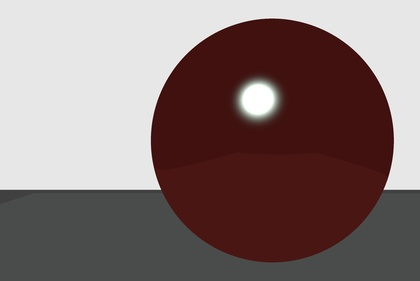
%> input picture Other/ExtraFunctionalities/LightRecovering/lightPoint2/Azimuth_-18.000000_Inclination_54.000000_x_-15.000000_y_46.165253_z_-35.267115.jpg, 420 x 281 px, shrunk from 2992 x 2000 before the run; its folder holds only this picture in this run
$ octave --eval "result = evaluateImages;"   (GNU Octave 9; MATLAB toolbox functions it lacks are replaced by stand-ins)
%> lines starting %> are read from the running program, lines starting %| are printed output that depends on the picture; in (x1, y1, x2, y2) boxes, pixels count from 0 and x2, y2 are one past the last pixel; in counts of white or black regions, pixels touching at a corner belong together; the program's own positions count from 1
### Other/ExtraFunctionalities/LightRecovering/borrar.m
function [c,r,l] = borrar(ball,varargin)

a= imfill(uint8(ball(:,:,1)>60&ball(:,:,2)<60));
a=bwlabel(a);
a(a>1)=0;
b= regionprops(a,{'centroid','boundingBox'});
c=b.Centroid;
r=sum(b.BoundingBox(3:4))/4; %+ 21
if(~isempty(varargin))
    if(strcmp(varargin{1},'radii') && length(varargin)==2)
        r= r+varargin{2};
    end
end

a= uint8(~(ball(:,:,1)>60&ball(:,:,2)<60));
b=bwlabel(a);
b(b==1)=0;

% [6 lines of commented-out code are left out]

l= regionprops(b,{'Area'});
[~,i]=max([l.Area]);
llum=ball(:,:,2).*uint8(b==i);
[x,y]=ind2sub(size(ball(:,:,2)),find(double(ball(:,:,2)==max(llum(:)))));
l=[mean(y) mean(x)];

if(~isempty(varargin))
    if(strcmp(varargin{1},'highlight_y') && length(varargin)==2)
        l=[mean(y) mean(x)+varargin{2}];
    elseif(strcmp(varargin{1},'highlight_x') && length(varargin)==2)
        l=[mean(y)+varargin{2} mean(x)];
    end
end

### Other/ExtraFunctionalities/LightRecovering/lightDirections.m
function [worldVectors, err] = lightDirections(image, calibrationParam,cameraNumber,varargin)
% lightDirections Function to get the light directions from a sphere. This
% function is able to detect highlight points in a sphere, and returns its
% direction in a world Coordinate system.
%
% Author: Victor Moyano
% Date: 11/07/2016

%WORKFLOW:
%  0. PreJob: Calibrate camera to obtain intrinsic and extrinsic parameters.
%
%  1. Get light directions in Camera Coordinate System:
%   1.1. Find sphere center, and sphere radii at the 2D image taken. (Done automatically or manually)
%   1.2. Detect highlight points in 2D image.(Done automatically).
%   1.3. Fit the sphere in to a conic matrix, in order to be able to do the
%   maths for finding sphereCenter. As said, in order to do this, we need
%   to know intrinsic parameters of the camera.
%   1.4. For each light detected in the image, cast the 2D point in to a ray
%   in Camera coordinate, going from optical center in to the sphere.
%   1.5. Knowing the real sphere radii and the real sphere center position, we can find
%   the point where the ray intersects the surface of the sphere. If we
%   find this point, we can do some easy geometry to extract light
%   directions.
%
%  2. Transform light directions from Camera Coordinate System in to World
%Coordinate System. The only tricky part in this point is to be sure camera
%axis matches with the rotation Matrices obtained when calibrating the Images.
%If the axis doesn't match, you need to rotate from one (or two, if
%unlucky), to make the axis equal.
    %addpath('../Nikon')

    %first we need to calculate the intrinsic camera calibration matrix.
    %This is used to cast rays from camera Coordinates in to World
    %Coordinates. This matrix usually has the following form:
    %[f/widthPerPixel 0 imageCenter_x]
    %[0 f/heightPerPixel imageCenter_y]
    %[0 0 1]
    %where f is focal length, widthPerPixel is the distance (horizontal)
    %occuped by each pixel in the camera film, and the imageCenter_x is
    %the center of the image.

    focalLength= 35;
    if(length(varargin)>5)
        if(strcmp(varargin{5},'radii') || strcmp(varargin{5},'highlight_x') || strcmp(varargin{5},'highlight_y'))
            [c,r,l]= borrar(image,varargin{5},varargin{6});
        else
            error('Error in the inputs entered.');
        end
    else
        [c,r,l] = borrar(image);
    end


    height_cameraFilm= 15.6; %in mm
    width_cameraFilm= 23.5; %in mm
    height= size(image,1);
    width = size(image,2);
    heightPerPixel= height/height_cameraFilm;
    widthPerPixel = width/width_cameraFilm;

    %Now we should get the sphere center and the radius

    if(~strcmp(varargin{4},'Background'))
       f= figure();
       imshow(image);
       hold on
    end

    %Find the sphere to a cercle, by least square method:

%     disp('Click some points in the sphere Boundary: ');
%     [sphereX, sphereY]= getpts(gcf);
%      [sphereCenter_x, sphereCenter_y,sphereRadiiPixels]= fitCircle(sphereX,sphereY)
%

    sphereCenter_x= round(c(1));
    sphereCenter_y= round(c(2));
    sphereRadiiPixels= r;

    %plot cercle found
    plotCircle(sphereCenter_x, sphereCenter_y, sphereRadiiPixels);


    %set K to the value calculated experimentally
    if(isempty(calibrationParam))
        %calculate K theoretically, to compare with experimental:

        %Ktheoric= [focalLength/widthPerPixel 0  width/2; 0 focalLength/heightPerPixel height/2; 0 0 1]
        Ktheoric= [focalLength*widthPerPixel 0  width/2; 0 focalLength*heightPerPixel height/2; 0 0 1];
        K= Ktheoric;
    else
        K= calibrationParam.IntrinsicMatrix';
    end


    %---------------DETECT AND PROCESS HIGHLIGHT POINTS--------------------
    %%detect highlight points. It could be done either automatically or
    %%manually.
    if( length(varargin) == 0 || (strcmp(varargin{1},'Auto')))
        highlights_x= l(1);
        highlights_y= l(2);
        plot(highlights_x,highlights_y,'x');

    elseif(strcmp(varargin{1},'Manual'))
        [highlights_x,highlights_y]= getpts();
        highlights_x= highlights_x';
        highlights_y= highlights_y';

    elseif(strcmp(varargin{1},'Full'))
        disp('Select the points defining the area to study: ');
        [pointsX, pointsY]= getpts(gcf);
        init_x= pointsX(1);
        init_y= pointsY(1);
        end_x= pointsX(2);
        end_y= pointsY(2);

        %plot(init_x,init_y,'x');
        step = 7;

        highlights_x= [];
        highlights_y= [];

        for i=init_x:step:end_x
            for j= init_y:step:end_y
                if((i-sphereCenter_x)^2+(j-sphereCenter_y)^2 < sphereRadiiPixels^2)
                    highlights_x= [highlights_x i];
                    highlights_y= [highlights_y j];
                    plot(i,j,'x');
                end

            end
            drawnow
        end

    end
    if(~strcmp(varargin{4},'Background') || isempty(varargin{4}))
        hold off
    end

    %sort the highlight points in increasing x (first the lights in the
    %left of the image). This is done for being able to relate lights in
    %the image with the directions calculated later on.
    highlightPoints = [highlights_x; highlights_y];


    %plot(l(1),l(2),'c*');
    [~, order] = sort(highlightPoints(1,:));
    highlightPoints = highlightPoints(:,order);


    %now, we need to know conic matrices corresponding to
    %the sphere. The ellipse equation has the form= Ax^2+Bxy+Cy^2+Dx+Ey+F=0
    %And the conic matrix is:
    %[ A   B/2  D/2 ]
    %[ B/2  C   E/2 ]
    %[ D/2 E/2   F  ]
    %a center at point (h,k) satisfies the following => (x-h)^2 + (y-k)^2 = r^2
    %which corresponds to a generall ellipse equation with
    %parameters: A=1, B= 0, C=1, D=-2h, E= -2k, F= h^2+k^2-r^2
    %so general matrix is:
    conic = [1 0 -sphereCenter_x; 0 1 -sphereCenter_y;
    -sphereCenter_x -sphereCenter_y sphereCenter_x^2+sphereCenter_y^2-sphereRadiiPixels^2];

    %we need real sphere Radii to calculate normal vector (surface vector
    %of the sphere), and the distance to the sphere
    realSphereRadii= varargin{3}; %in mm

    %and now we can do the maths to find the sphere Center. Note that in
    %this step we only use intrinsic matrix. The step of finding sphere
    %Center can be done in a lot of diferent ways.
    conic_normalized = transpose(K)*conic*K;
    [eigenvectors, eigvalues]= eig(conic_normalized);
    a= (eigvalues(3,3)+eigvalues(2,2))/2;
    r = sqrt(-eigvalues(1,1)/a);
    d = realSphereRadii*(sqrt(1+r^2))/r;
    sphereCenter= d*eigenvectors(:,1);


    %%This part is for calculating the rotation Matrices using the angles
    %%between axis. It could be done this way also, I will just leave it
    %%here, because in future implementations it may be useful.
    % [9 lines of commented-out code are left out]
    nHighlights= size(highlightPoints,2);
    lightVectors= zeros(nHighlights,3);
    sphericalCord= zeros(nHighlights,3);
    worldVectors= [];

    %pass highlight points to homogeneous coordinates
    highlightPoints= [highlightPoints; ones(1,size(highlightPoints,2))];


    for i= 1:nHighlights
        %cast the 3D vector from the optical center, to the highlight
        %point(2D) in the image. This can be done using the instrinsic
        %matrix, and we need to use homogeneus coordinates (to transform 2D
        %point in 3D).
        visionVector = inv(K)*highlightPoints(:,i);


        visionVector= visionVector/norm(visionVector);

        %find intersection between vision Vector and real Sphere, and
        %calculate the normal for the sphere. Only a simple system of
        %equations has to be solved. I wrote a little function for doing
        %this.
        intersection= firstIntersectionLineSphere(visionVector,sphereCenter,realSphereRadii);
        normalVector= (intersection - sphereCenter)/realSphereRadii;

        %then do some easy geometry to find the light Vectors. We know the
        %vision Vector, and we also know the surface Vector, so we can do
        %it.
        lightVectors(i,:)= visionVector - (dot(2*normalVector,visionVector)*normalVector);
        lightVectors(i,:)= lightVectors(i,:)/norm(lightVectors(i,:));


        %%now we will pass the cartesian coordinates to spheric:
        lightVectors(i,2)= -lightVectors(i,2); %to flip the y coordinate, preparing coordinates to be multiplied per Rotation Matrix .

        %now we must use the calibration parameters to be able to pass from
        %camera coordinates to world coordinates.

        %Its important to note that vectors are going to be transformed
        %from camera to world coordinates, and not points. This means no
        %translation should be applied. Vectors are only affected by
        %translation (we are working with directional vectors, the modulus
        %of them being always 1).

        %We can use this equation to pass from world to camera:
        %CameraPoint = R*WorldPoint
        %So, WorldPoint= R^-1*CameraPoint.
        %we need to make sure axis naming of world coordinates matches with the
        %camera Cordinates, and then multiply for the inverse of the World to
        %camera matrix. Just take in to account, this is the relation
        %between camera axis and camera axis:
        %Camera= Rotation1'*World
        %World = Rotation1'*Camera

        if(~isempty(calibrationParam))
            worldVectors= [worldVectors calibrationParam.RotationMatrices(:,:,cameraNumber)'*lightVectors(i,:)'];
        else

            worldVectors= [worldVectors lightVectors(i,:)'];
        end
    end
% [20 lines of commented-out code are left out]
        if(isempty(calibrationParam))
            y= worldVectors(2,:);
            worldVectors(2,:)= -worldVectors(3,:);
            worldVectors(3,:)= -y;
            %worldVectors(2,:) = -worldVectors(2,:);
        else
            worldVectors(2,:) = -worldVectors(2,:);
        end

        err= [];

        if(length(varargin) >=2)
            %plot error for the full study of lights
%             mat=zeros(nHighlights,nHighlights);
            for i=1:nHighlights
                tmp= errorAngle(varargin{2},worldVectors(:,i)');
                err= [err tmp ];
                text(highlightPoints(1,i)-1,highlightPoints(2,i)-1,num2str(tmp,4));

            end
        end
end

%%This function should calculate the first intersection point between a
%%line guided by direction Vector, and a sphere with radii = radii,
%%centered at sphereCenter. Vectors and points are given in columns.
function point= firstIntersectionLineSphere(directionVector,sphereCenter,radii)

    %first guess of solution, for Newton method
    x0 = [1, 1, 1, 1];

    %%options=optimset('Display','iter');
    f= @(variables) nonlinearSystem(variables,directionVector,sphereCenter,radii);

    options = optimset('Display','off');
    solutions= fsolve(f,x0,options);

    %lambda value is not needed
    point = transpose(solutions(1:3));


end

function F= nonlinearSystem(variables, directionVector,sphereCenter,radii)
%Rewrite the equations in the form F(x) = 0
    F= [(variables(1)-sphereCenter(1))^2 + (variables(2)-sphereCenter(2))^2 + (variables(3)-sphereCenter(3))^2 - radii^2;
    variables(1) - directionVector(1)*variables(4);
    variables(2) - directionVector(2)*variables(4);
    variables(3) - directionVector(3)*variables(4);];
end

### Other/ExtraFunctionalities/LightRecovering/errorAngle.m
function [ angle ] = errorAngle( v1,v2 )
%ERRORANGLE Returns the angle between two given vectors.
%OUTPUT:
% angle: the angle (in degrees) between the two vectors given.

    cosangle = dot(v1,v2)/(norm(v1)*norm(v2));
    angle = acosd(cosangle);

end

### Other/ExtraFunctionalities/LightRecovering/plotCircle.m
function  plotCircle(x,y,r)

%x and y are the coordinates of the center of the circle
%r is the radius of the circle
%0.01 is the angle step, bigger values will draw the circle faster but
%you might notice imperfections (not very smooth)
%     ang=0:0.01:2*pi;
%     xp=r*cos(ang);
%     yp=r*sin(ang);
%     plot(x+xp,y+yp);
    rectangle('Position',[x-r,y-r,2*r,2*r],'Curvature',[1 1]);
end

### Other/ExtraFunctionalities/LightRecovering/evaluateImages.m
function [meanErr,files,err,sample] = evaluateImages(varargin)
%EVALUATEIMAGES Function to evaluate the images of the lights

    directoryImages= 'lightPoint2/';
    files= dir(strcat(directoryImages,'*.jpg'));

    count= size(files,1);
    err= [];

    limitAngle= 90;
    nSteps= 20;
    sample= zeros(nSteps+1,nSteps+1);

    azimuth=[];
    inclination= []
    stepAngle= 90/nSteps*2;

    for i=0:nSteps
        azimuth=[azimuth -limitAngle+stepAngle*i];
        inclination= [inclination stepAngle*i];
    end


    for i=1:count
        image= imread(strcat(directoryImages,files(i).name));
%> image is the input picture: size 281x420x3 uint8; mean R, G, B 133, 114.8, 113.6
        realMeasures= sscanf(files(i).name,'Azimuth_%f_Inclination_%f_x_%f_y_%f_z_%f.jpg');
        u= [realMeasures(3) realMeasures(4) realMeasures(5)];
        [~,e]= lightDirections(image,[],0,'Auto',u,1000,'Background');
%> in borrar, `a= imfill(uint8(ball(:,:,1)>60&ball(:,:,2)<60));`:
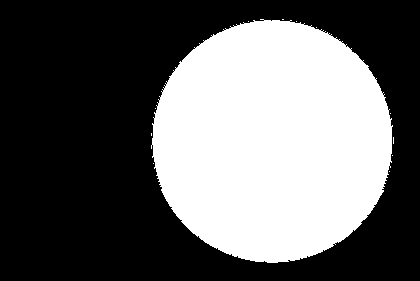
%> a: size 281x420 uint8; values 0 (black) and 1 (white), 38.9% white; 12 white regions (11 under 20 px), largest, box (x1, y1, x2, y2) and area: (151, 19, 393, 263) 45934
%> in borrar, `a=bwlabel(a);`:
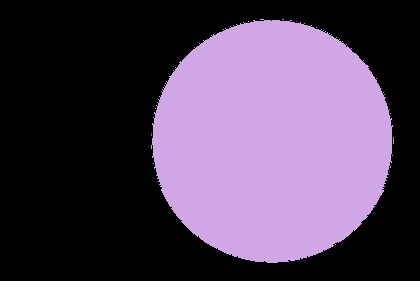
%> a: size 281x420 double; 13 distinct labels, from 0 to 12; one colour per label, 0 black
%> in borrar, `a(a>1)=0;`:
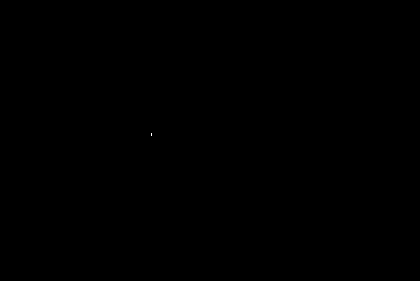
%> a: size 281x420 double; values 0 (black) and 1 (white), 0% white in thin lines or dots, all inside (x1, y1, x2, y2) = (151, 133, 152, 136)
%> in borrar, `b= regionprops(a,{'centroid','boundingBox'});`: b = 1 region; box (x1, y1, x2, y2) and Centroid: (151, 133, 152, 136) [152 135]
%> in borrar, `c=b.Centroid;`: c = [152 135]
%> in borrar, `r=sum(b.BoundingBox(3:4))/4;`: r = 1
%> in borrar, `a= uint8(~(ball(:,:,1)>60&ball(:,:,2)<60));`:
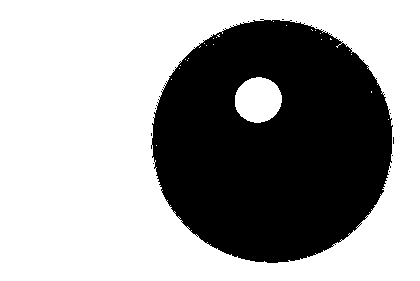
%> a: size 281x420 uint8; values 0 (black) and 1 (white), 62.6% white; 12 black regions (11 under 20 px), largest, box (x1, y1, x2, y2) and area: (151, 19, 393, 263) 44165
%> in borrar, `b=bwlabel(a);`:
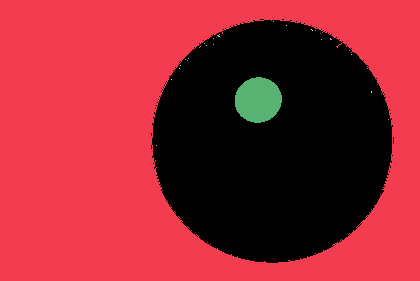
%> b: size 281x420 double; 28 distinct labels, from 0 to 27; one colour per label, 0 black
%> in borrar, `b(b==1)=0;`: b: size 281x420 double; 27 distinct labels, from 0 to 27
%> in borrar, `l= regionprops(b,{'Area'});`: l = 27 regions; largest, Area: 1683, 5, 3, 2, 2
%> in borrar, `[~,i]=max([l.Area]);`: i = 16
%> in borrar, `llum=ball(:,:,2).*uint8(b==i);`: llum: size 281x420 uint8; 196 distinct labels, from 0 to 255
%> in borrar, `[x,y]=ind2sub(size(ball(:,:,2)),find(double(ball(:,:,2)==max(llum(:)))..`: x = 580 values from 86 to 114; y = 580 values from 244 to 273
%> in borrar, `l=[mean(y) mean(x)];`: l = [259 100.4]
%> in lightDirections, `[c,r,l] = borrar(image);`: c = [152 135]; r = 1; l = [259 100.4]
%> in lightDirections, `sphereCenter_x= round(c(1));`: sphereCenter_x = 152
%> in lightDirections, `sphereCenter_y= round(c(2));`: sphereCenter_y = 135
%> in lightDirections, `sphereRadiiPixels= r;`: sphereRadiiPixels = 1
%> in lightDirections, `plotCircle(sphereCenter_x, sphereCenter_y, sphereRadiiPixels);`:
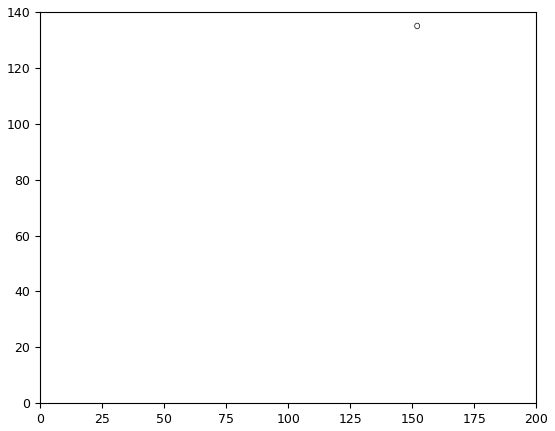
%> figure redrawn from the program's plot data
%> in lightDirections, `highlights_x= l(1);`: highlights_x = 259
%> in lightDirections, `highlights_y= l(2);`: highlights_y = 100.4
%> in lightDirections, `highlightPoints = [highlights_x; highlights_y];`: highlightPoints = [259; 100.4]
%> in lightDirections, `[~, order] = sort(highlightPoints(1,:));`: order = 1
%> in lightDirections, `conic = [1 0 -sphereCenter_x; 0 1 -sphereCenter_y; -sphereCenter_x -sp..`: conic = [1 0 -152; 0 1 -135; -152 -135 41328]
%> in lightDirections, `realSphereRadii= varargin{3};`: realSphereRadii = 1000
%> in lightDirections, `conic_normalized = transpose(K)*conic*K;`: conic_normalized = [391290.2 0 36280.9; 0 397465.6 3467.5; 36280.9 3467.5 3393.2]
%> in lightDirections, `[eigenvectors, eigvalues]= eig(conic_normalized);`: eigenvectors = [-0.0923 0.99 -0.109; -0.00869 -0.111 -0.994; 0.996 0.0908 -0.0188]; eigvalues = [-0.991 0 0; 0 394618.8 0; 0 0 397531.2]
%> in lightDirections, `a= (eigvalues(3,3)+eigvalues(2,2))/2;`: a = 396075
%> in lightDirections, `r = sqrt(-eigvalues(1,1)/a);`: r = 0.00158
%> in lightDirections, `d = realSphereRadii*(sqrt(1+r^2))/r;`: d = 632069
%> in lightDirections, `sphereCenter= d*eigenvectors(:,1);`: sphereCenter = [-58353.5; -5490.4; 629345.7]
%> the loop in lightDirections, `for i= 1:nHighlights` made 1 pass
%> (visionVector, normalVector, worldVectors) on pass 1: ([0.0779; -0.0633; 0.995], [0.944; -0.296; -0.174], [0.231; 0.111; 0.967])
%> after the loop in lightDirections, `for i= 1:nHighlights`: lightVectors = [0.231 0.111 0.967]
%> in lightDirections, `y= worldVectors(2,:);`: y = 0.111
%> the loop in lightDirections, `for i=1:nHighlights` made 1 pass
%> (tmp, err) on pass 1: (137.4, 137.4)
%> e = 137.4
        x= find(azimuth==realMeasures(1));
        y= find(inclination==realMeasures(2));
        sample(y,x)=e;
        err= [err e]
%> err = 137.4
    end

meanErr= mean(err);
%> meanErr = 137.4
end
